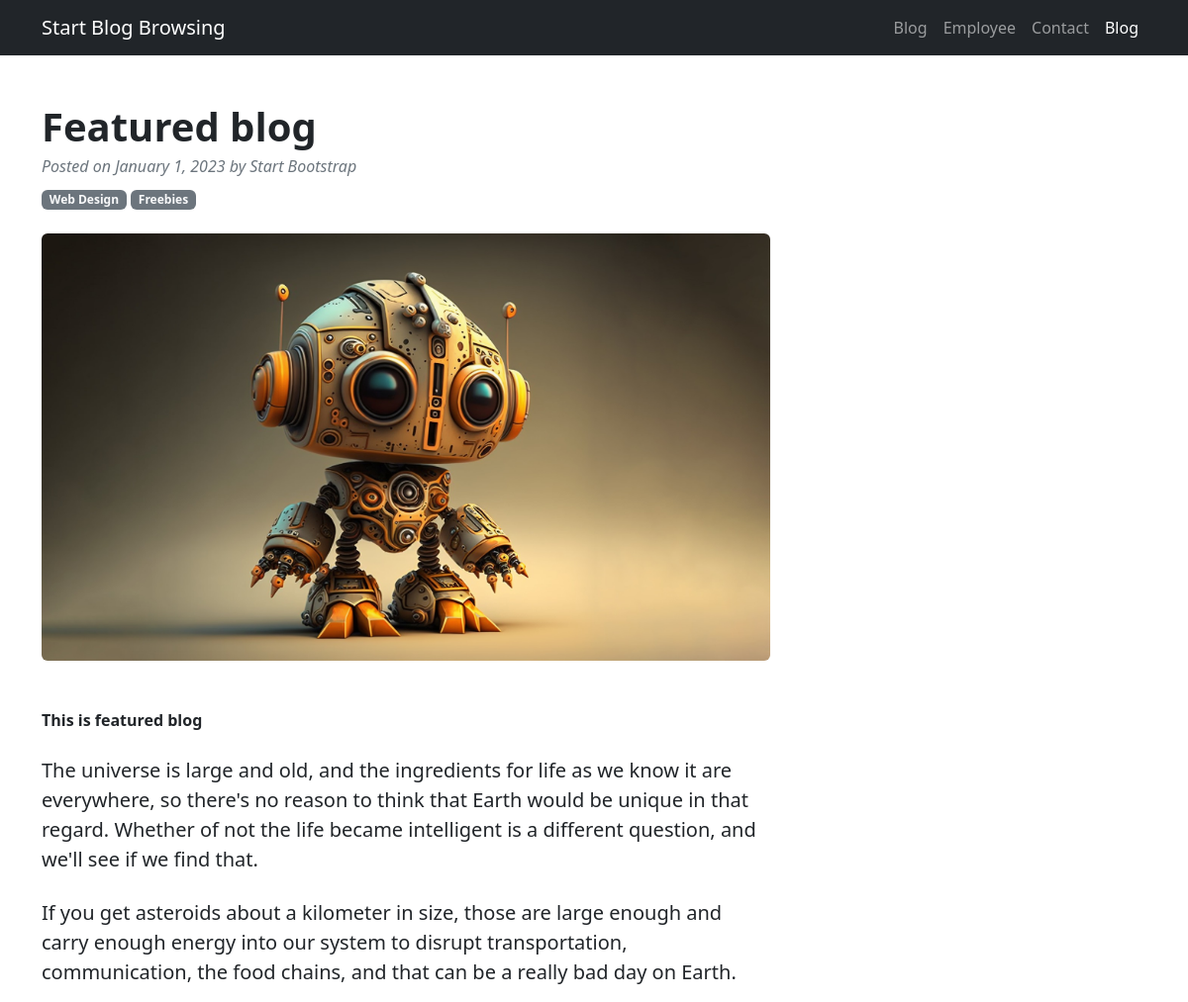
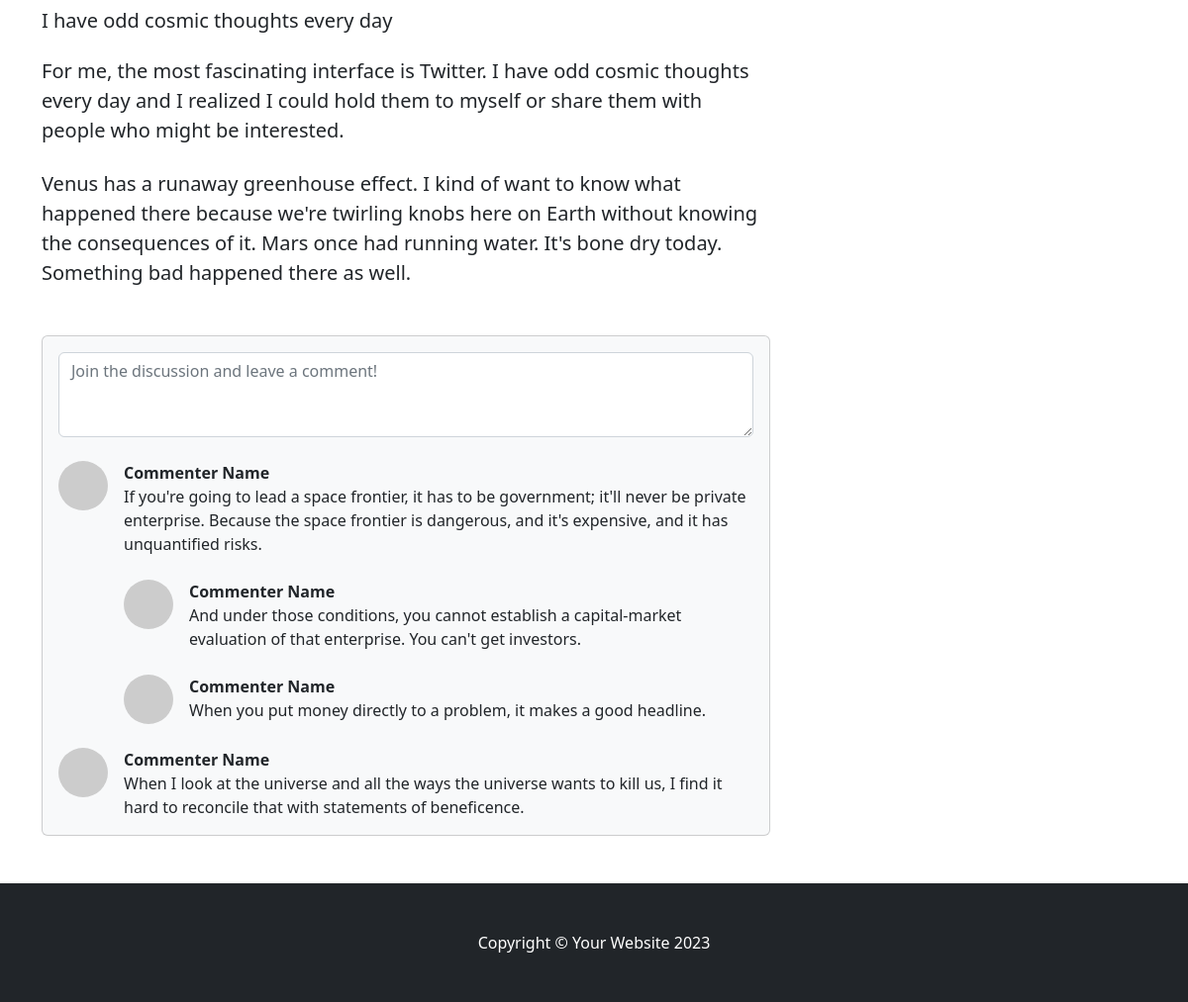
Page /details/5 on the committed database (2 pictures, top to bottom).
### employee/models.py (models this page shows, shortened)
class BlogPosts(models.Model):
    title = models.CharField(max_length=255, null=False,blank=False)
    desc = models.TextField(null=False,blank=False)
    featured = models.BooleanField(default=False)
    image = models.ImageField(upload_to='images', null=True, blank=True)

### employee/views.py (the view)
# urls.py: path('details/<int:id>', views.detailsPage, name = 'details'),
def detailsPage(request,id):
    detailsPost = BlogPosts.objects.get(id = id)
    template = loader.get_template('employee/detailsPage.html')
    context={
        'posts':detailsPost
    }
    return HttpResponse(template.render(context,request))

### employee/templates/employee/detailsPage.html
{% extends 'main.html' %}
{% block content %}
<div class="container mt-5">
    <div class="row">
        <div class="col-lg-8">
            <article>
                <header class="mb-4">
                    <h1 class="fw-bolder mb-1">{{posts.title}}</h1>
                    <div class="text-muted fst-italic mb-2">Posted on January 1, 2023 by Start Bootstrap</div>
                    <a class="badge bg-secondary text-decoration-none link-light" href="#!">Web Design</a>
                    <a class="badge bg-secondary text-decoration-none link-light" href="#!">Freebies</a>
                </header>
                {% if posts.image %}
                <figure class="mb-4"><img class="img-fluid rounded" src="{{posts.image.url}}" alt="..." /></figure>
                {% endif %}
                <section class="mb-5">
                    <p class="fw-bolder mb-4 mt-5">{{posts.desc}}</p>
                    <p class="fs-5 mb-4">The universe is large and old, and the ingredients for life as we know it are everywhere, so there's no reason to think that Earth would be unique in that regard. Whether of not the life became intelligent is a different question, and we'll see if we find that.</p>
                    <p class="fs-5 mb-4">If you get asteroids about a kilometer in size, those are large enough and carry enough energy into our system to disrupt transportation, communication, the food chains, and that can be a really bad day on Earth.</p>
                    <h2 class="fs-5 mb-4">I have odd cosmic thoughts every day</h2>
                    <p class="fs-5 mb-4">For me, the most fascinating interface is Twitter. I have odd cosmic thoughts every day and I realized I could hold them to myself or share them with people who might be interested.</p>
                    <p class="fs-5 mb-4">Venus has a runaway greenhouse effect. I kind of want to know what happened there because we're twirling knobs here on Earth without knowing the consequences of it. Mars once had running water. It's bone dry today. Something bad happened there as well.</p>
                </section>
            </article>
            <section class="mb-5">
                <div class="card bg-light">
                    <div class="card-body">
                        <form class="mb-4"><textarea class="form-control" rows="3" placeholder="Join the discussion and leave a comment!"></textarea></form>
                        <div class="d-flex mb-4">
                            <div class="flex-shrink-0"><img class="rounded-circle" src="https://dummyimage.com/50x50/ced4da/6c757d.jpg" alt="..." /></div>
                            <div class="ms-3">
                                <div class="fw-bold">Commenter Name</div>
                                If you're going to lead a space frontier, it has to be government; it'll never be private enterprise. Because the space frontier is dangerous, and it's expensive, and it has unquantified risks.
                                <div class="d-flex mt-4">
                                    <div class="flex-shrink-0"><img class="rounded-circle" src="https://dummyimage.com/50x50/ced4da/6c757d.jpg" alt="..." /></div>
                                    <div class="ms-3">
                                        <div class="fw-bold">Commenter Name</div>
                                        And under those conditions, you cannot establish a capital-market evaluation of that enterprise. You can't get investors.
                                    </div>
                                </div>
                                <div class="d-flex mt-4">
                                    <div class="flex-shrink-0"><img class="rounded-circle" src="https://dummyimage.com/50x50/ced4da/6c757d.jpg" alt="..." /></div>
                                    <div class="ms-3">
                                        <div class="fw-bold">Commenter Name</div>
                                        When you put money directly to a problem, it makes a good headline.
                                    </div>
                                </div>
                            </div>
                        </div>
                        <div class="d-flex">
                            <div class="flex-shrink-0"><img class="rounded-circle" src="https://dummyimage.com/50x50/ced4da/6c757d.jpg" alt="..." /></div>
                            <div class="ms-3">
                                <div class="fw-bold">Commenter Name</div>
                                When I look at the universe and all the ways the universe wants to kill us, I find it hard to reconcile that with statements of beneficence.
                            </div>
                        </div>
                    </div>
                </div>
            </section>
        </div>
    </div>
</div>
{% endblock %}

### rows in the picture
BlogPosts: title "Featured blog", image (picture), desc "This is featured blog"
